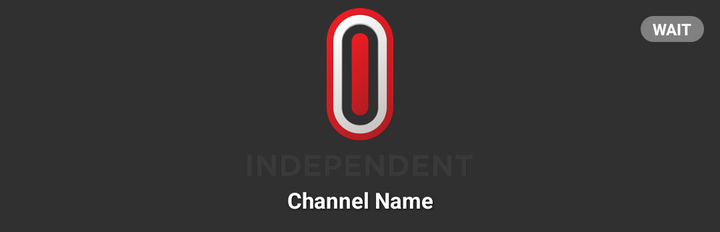
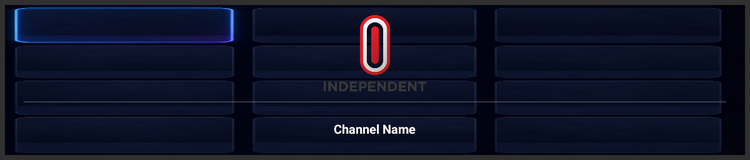

Two renders of one Android screen. The first uses the default layout on a phone; the second uses the alternative layout the repository ships for a different screen configuration, on a matching device. The two XML files are below.
<!-- AndroidManifest.xml: application theme Theme.AppCompat.NoActionBar -->
<!-- res/layout/channel_item.xml -->
<?xml version="1.0" encoding="utf-8"?>
<RelativeLayout xmlns:android="http://schemas.android.com/apk/res/android"
    android:id="@+id/channel_container"
    android:layout_width="match_parent"
    android:layout_height="110dp"
    android:layout_margin="3dp"
    android:padding="0dp">

    <LinearLayout
        android:layout_width="match_parent"
        android:layout_height="match_parent"
        android:orientation="vertical">

        
        <RelativeLayout
            android:layout_width="match_parent"
            android:layout_height="0dp"
            android:layout_weight="7.8"
            android:layout_margin="1dp">

            <ImageView
                android:id="@+id/channel_logo"
                android:layout_width="match_parent"
                android:layout_height="match_parent"
                android:layout_centerInParent="true"
                android:scaleType="fitCenter"
                android:alpha="1.0"
                android:padding="0dp"
                android:src="@drawable/logo" />

            
            <TextView
                android:id="@+id/tvLiveStatus"
                android:layout_width="wrap_content"
                android:layout_height="wrap_content"
                android:layout_alignParentTop="true"
                android:layout_alignParentEnd="true"
                android:layout_margin="4dp"
                android:background="@drawable/toolbar_title_capsule"
                android:backgroundTint="#808080"
                android:paddingStart="6dp"
                android:paddingEnd="6dp"
                android:paddingTop="1dp"
                android:paddingBottom="1dp"
                android:text="WAIT"
                android:textColor="#FFFFFF"
                android:textSize="8sp"
                android:textStyle="bold" />
        </RelativeLayout>

        
        <RelativeLayout
            android:id="@+id/name_bg_area"
            android:layout_width="match_parent"
            android:layout_height="0dp"
            android:layout_weight="2.2">

            
            <TextView
                android:id="@+id/channel_name"
                android:layout_width="match_parent"
                android:layout_height="match_parent"
                android:gravity="center"
                android:text="Channel Name"
                android:textColor="#FFFFFF"
                android:textSize="11sp"
                android:textStyle="bold"
                android:maxLines="1"
                android:ellipsize="end"
                android:paddingBottom="2dp"
                android:shadowColor="#CC000000"
                android:shadowDx="1"
                android:shadowDy="1"
                android:shadowRadius="2" />
        </RelativeLayout>

    </LinearLayout>

</RelativeLayout>
<!-- resources referenced by this layout -->
<resources>
  <!-- drawable logo: png bitmap (drawable, 24234 bytes) -->
  <!-- drawable toolbar_title_capsule (drawable) -->
  <?xml version="1.0" encoding="utf-8"?>
  <shape xmlns:android="http://schemas.android.com/apk/res/android">
      
      <gradient
          android:startColor="#FF8C00"
          android:centerColor="#FF7000"
          android:endColor="#FF4500"
          android:angle="45"/>
  
      
      <stroke
          android:width="1dp"
          android:color="#FFFFFF"/>
  
      
      <corners android:radius="10dp"/>
  </shape>
</resources>
<!-- res/layout-sw600dp/channel_item.xml (the repository's variant of the layout above) -->
<!-- drawn on a 7-inch tablet held upright -->
<?xml version="1.0" encoding="utf-8"?>
<RelativeLayout xmlns:android="http://schemas.android.com/apk/res/android"
    android:id="@+id/channel_container"
    android:layout_width="match_parent"
    android:layout_height="120dp"
    android:layout_margin="4dp"
    android:background="@drawable/channel_item_bg">

    <LinearLayout
        android:layout_width="match_parent"
        android:layout_height="match_parent"
        android:orientation="vertical">

        
        <RelativeLayout
            android:layout_width="match_parent"
            android:layout_height="0dp"
            android:layout_weight="6.5"
            android:padding="8dp">

            <ImageView
                android:id="@+id/channel_logo"
                android:layout_width="match_parent"
                android:layout_height="match_parent"
                android:layout_centerInParent="true"
                android:scaleType="fitCenter"
                android:src="@drawable/logo" />
        </RelativeLayout>

        
        <View
            android:layout_width="match_parent"
            android:layout_height="0.8dp"
            android:layout_marginStart="15dp"
            android:layout_marginEnd="15dp"
            android:background="#33FFFFFF" />

        
        <RelativeLayout
            android:layout_width="match_parent"
            android:layout_height="0dp"
            android:layout_weight="3.5"
            android:gravity="center">

            <TextView
                android:id="@+id/channel_name"
                android:layout_width="wrap_content"
                android:layout_height="wrap_content"
                android:text="Channel Name"
                android:textColor="#FFFFFF"
                android:textSize="10sp"
                android:textStyle="bold"
                android:maxLines="1"
                android:ellipsize="end"
                android:shadowColor="#000000"
                android:shadowDx="1"
                android:shadowDy="1"
                android:shadowRadius="2"
                android:gravity="center" />
        </RelativeLayout>

    </LinearLayout>

</RelativeLayout>
<!-- resources referenced by the variant -->
<!-- as a 7-inch tablet held upright resolves them -->
<resources>
  <!-- drawable channel_item_bg: jpeg bitmap (drawable, 57043 bytes) -->
  <!-- drawable logo: png bitmap (drawable, 24234 bytes) -->
</resources>
